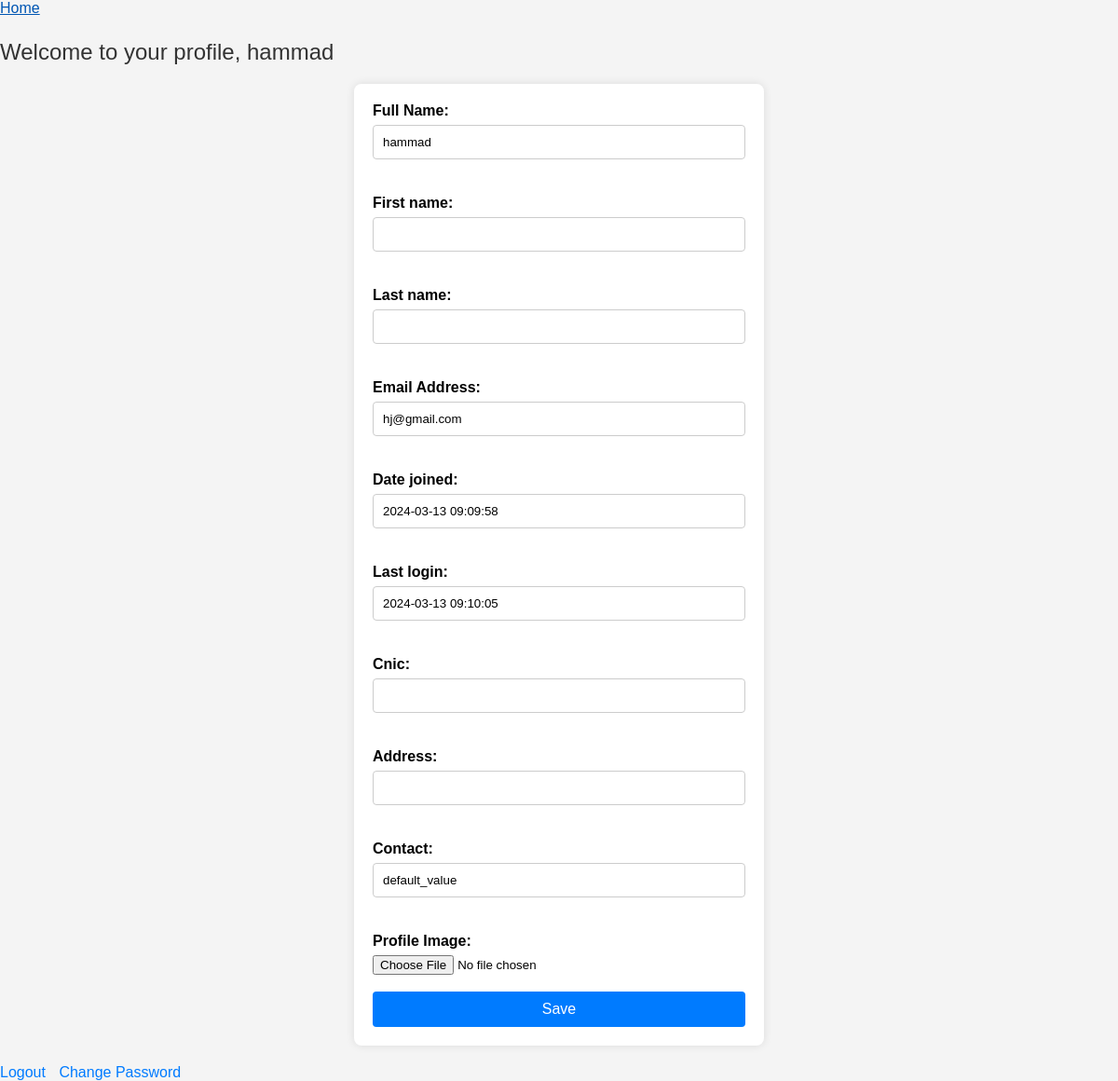
/profile/ (signed in), run on the app's committed database.
### enroll/models.py (models this page shows, shortened)
class CustomUser(AbstractUser):
    ROLE_CHOICES = (
        ('Admin', 'Admin'),
        ('User', 'User'),
    )
    role = models.CharField(max_length=10, choices=ROLE_CHOICES, default="User")
    cnic = models.CharField(max_length=15, default='', blank=True, null=True,)
    address = models.CharField(max_length=255, default='', blank=True, null=True,)
    contact = models.CharField(max_length=20, default='default_value', blank=True, null=True,)
    image = CloudinaryField('image',blank=True, null=True,)
    email = models.EmailField(_('email address'), default='example@example.com')
    is_email_verified = models.BooleanField(default=False)
    email_token=models.CharField(max_length=100,default=False)
    new_email = models.EmailField(_('new email address'), blank=True, null=True)
    def __str__(self):
        return self.username

### enroll/views.py (the view)
# urls.py: path('profile/', views.user_profile,name='profile'),
def user_profile(request):
    if request.user.is_authenticated:
      if request.method == "POST":
        fm=EditUserProfileForm(request.POST,instance=request.user)
        if fm.is_valid():
          messages.success(request,"Profile Updated Successfully !!")
          fm.save()
      else:
         fm=EditUserProfileForm(instance=request.user)
      return render(request,'enroll/profile.html',{'name':request.user,'form':fm})
    else:
       return HttpResponseRedirect('/login/')

### enroll/forms.py
class EditUserProfileForm(UserChangeForm):
    password = None
    cnic = forms.CharField(max_length=15)
    address = forms.CharField(max_length=255)
    contact = forms.CharField(max_length=20)
    profile_image = forms.ImageField(label='Profile Image', required=False)
    class Meta:
        model = CustomUser
        fields = ['username', 'first_name', 'last_name', 'email', 'date_joined', 'last_login', 'cnic', 'address','contact','profile_image']
        labels = {'email': 'Email Address','username':'Full Name'}
    def __init__(self, *args, **kwargs):
        super(EditUserProfileForm, self).__init__(*args, **kwargs)
        self.fields['email'].widget.attrs['readonly'] = True

### enroll/templates/enroll/profile.html (shortened to what this page needs)
{% load static %}
<!DOCTYPE html>
<html lang="en">
<head>
    <link rel="stylesheet" type="text/css" href="{% static 'profile.css' %}">
</head>
<body>
    <a href="{% url 'home' %}" class="profile-link">Home</a>
    <p class="profile-heading">Welcome to your profile, {{ name }}</p>
    <form action="" method="post" novalidate>
        {% for fm in form %}
            {{ fm.label_tag }}  {{ fm }} {{ fm.errors|striptags }} <br> <br>
        {% endfor %}
        <input type="submit" value="Save">
    </form>
    <a href="{% url 'logout' %}" class="profile-link">Logout</a>
    <a href="{% url 'changepass' %}" class="profile-link">Change Password</a>
</body>
</html>

### enroll/static/profile.css (style rules this page uses)
body { font-family: Arial, sans-serif; background-color: #f4f4f4; margin: 0; padding: 0; }
p { font-size: 18px; margin-bottom: 20px; }
form { max-width: 400px; margin: 20px auto; padding: 20px; background-color: #fff; border-radius: 8px; box-shadow: 0 0 10px rgba(0, 0, 0, 0.1); }
label { display: block; margin-bottom: 6px; font-weight: bold; }
input[type="text"], input[type="email"], input[type="password"] { width: 100%; padding: 10px; margin-bottom: 20px; border: 1px solid #ccc; border-radius: 4px; box-sizing: border-box; }
input[type="submit"] { width: 100%; padding: 10px; border: none; border-radius: 4px; background-color: #007bff; color: #fff; font-size: 16px; cursor: pointer; }
.profile-heading { color: #333; font-size: 24px; margin-bottom: 20px; }
.profile-link { margin-right: 10px; text-decoration: none; color: #007bff; }

### data on the page
CustomUser: username "hammad", form "hammad" "hj@gmail.com" "2024-03-13 09:09:58" "2024-03-13 09:10:05" "default_value"

### other printed values
{{ fm.label_tag }} "Full Name:" "First name:" "Last name:" "Email Address:" "Date joined:" "Last login:" "Cnic:" "Address:" "Contact:" "Profile Image:"
